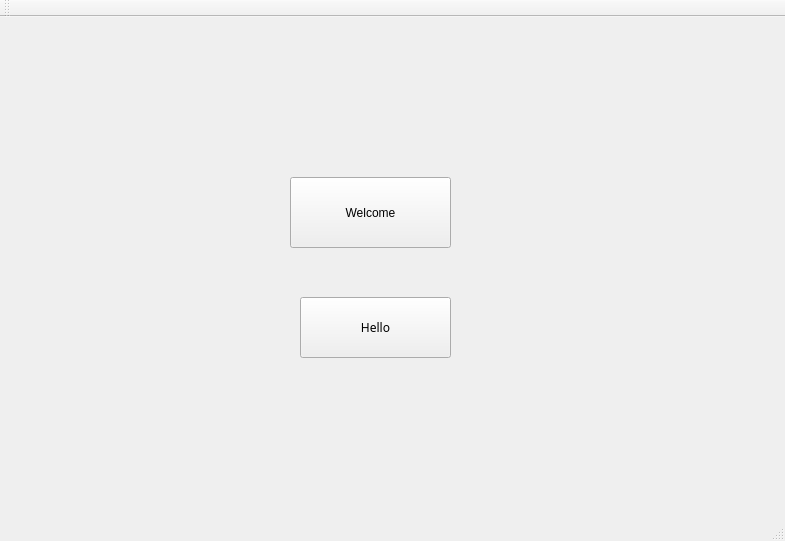
<?xml version="1.0" encoding="UTF-8"?>
<ui version="4.0">
 <class>DemoQTClass</class>
 <widget class="QMainWindow" name="DemoQTClass">
  <property name="geometry">
   <rect>
    <x>0</x>
    <y>0</y>
    <width>785</width>
    <height>541</height>
   </rect>
  </property>
  <property name="windowTitle">
   <string>DemoQT</string>
  </property>
  <widget class="QWidget" name="centralWidget">
   <widget class="QPushButton" name="pushButton">
    <property name="geometry">
     <rect>
      <x>300</x>
      <y>280</y>
      <width>151</width>
      <height>61</height>
     </rect>
    </property>
    <property name="font">
     <font>
      <family>Bahnschrift</family>
     </font>
    </property>
    <property name="text">
     <string>Hello</string>
    </property>
   </widget>
   <widget class="QPushButton" name="pushButton_2">
    <property name="geometry">
     <rect>
      <x>290</x>
      <y>160</y>
      <width>161</width>
      <height>71</height>
     </rect>
    </property>
    <property name="text">
     <string>Welcome</string>
    </property>
   </widget>
  </widget>
  <widget class="QMenuBar" name="menuBar">
   <property name="geometry">
    <rect>
     <x>0</x>
     <y>0</y>
     <width>785</width>
     <height>22</height>
    </rect>
   </property>
  </widget>
  <widget class="QToolBar" name="mainToolBar">
   <attribute name="toolBarArea">
    <enum>TopToolBarArea</enum>
   </attribute>
   <attribute name="toolBarBreak">
    <bool>false</bool>
   </attribute>
  </widget>
  <widget class="QStatusBar" name="statusBar"/>
 </widget>
 <layoutdefault spacing="6" margin="11"/>
 <resources>
  <include location="DemoQT.qrc"/>
 </resources>
 <connections>
  <connection>
   <sender>pushButton</sender>
   <signal>clicked()</signal>
   <receiver>pushButton_2</receiver>
   <slot>show()</slot>
   <hints>
    <hint type="sourcelabel">
     <x>316</x>
     <y>348</y>
    </hint>
    <hint type="destinationlabel">
     <x>328</x>
     <y>250</y>
    </hint>
   </hints>
  </connection>
  <connection>
   <sender>pushButton_2</sender>
   <signal>clicked()</signal>
   <receiver>pushButton_2</receiver>
   <slot>hide()</slot>
   <hints>
    <hint type="sourcelabel">
     <x>428</x>
     <y>213</y>
    </hint>
    <hint type="destinationlabel">
     <x>446</x>
     <y>253</y>
    </hint>
   </hints>
  </connection>
 </connections>
</ui>
